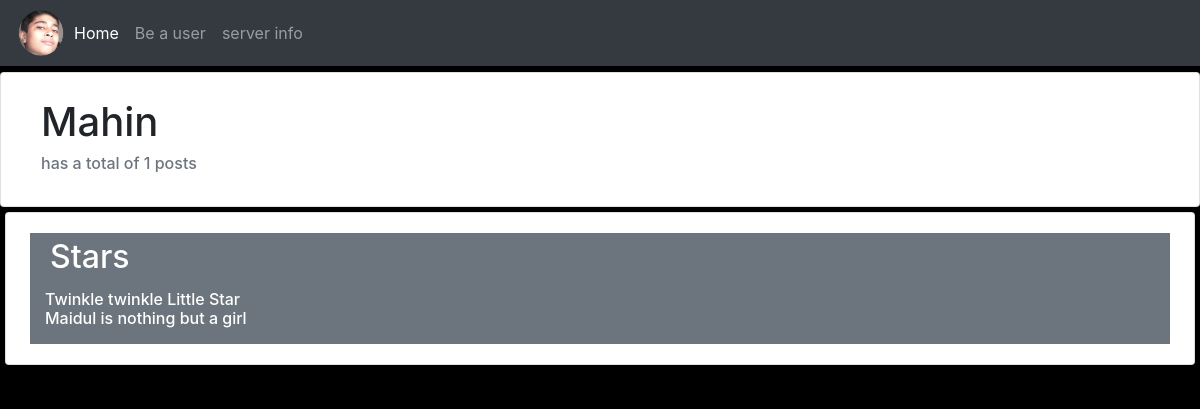
Page /writter_profile/3 on the committed database.
### home/models.py (models this page shows, shortened)
class Writter(models.Model):
    name = models.CharField(max_length=200)
    date_joined = models.DateTimeField(auto_now_add = True)

class Post(models.Model):
    poster = models.ForeignKey(Writter, null=True, on_delete = models.SET_NULL)
    title = models.CharField(max_length=100,default = "My post")
    body = models.TextField()

### home/views.py (the view)
# urls.py: path('writter_profile/<str:pk>',views.writter_profile,name='writter_profile'),
def writter_profile(request,pk):
    writter = Writter.objects.get(id=pk)
    posts = writter.post_set.all()
    total_posts_by_user = posts.count()
    context = {'writter':writter,'posts':posts,'total_posts_by_user':total_posts_by_user}
    return render(request,'home/writter_profile.html',context)

### home/templates/home/writter_profile.html
{% extends 'home/main.html' %}
{% block content %}
<div class="card card-body">
    <div class="container" style="margin: 5px;">
        <h1>{{writter.name}}</h1>
        <h6 class="text-muted">has a total of {{total_posts_by_user}} posts</h6>
    </div>
</div>
{% for post in posts %}
            <div class="card card-body" style="margin: 5px;">
                <div class="container bg-secondary">
                    <h2 class="text-white" style="padding: 5px;">{{post.title}}</h2>
                    <h6 class="text-white">{{post.body | linebreaks}}</h6>
                </div>
            </div>
        {% endfor %}
{% endblock %}

### home/templates/home/main.html (style rules this page uses)
body { background: black !important; }

### rows in the picture
Writter: name "Mahin"
Post: title "Stars", body "Twinkle twinkle Little Star Maidul is nothing but a girl"

### other values in the picture
{{ total_posts_by_user }} "1"
